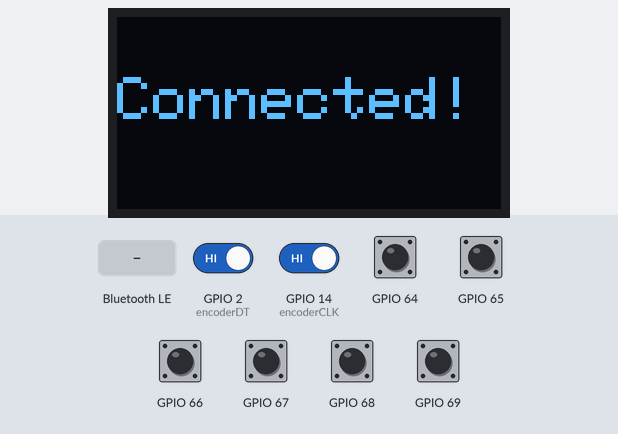
A sketch run on a simulated ESP32. On the bench: 128×64 one-colour display. The test bench sets the inputs (shaded band); at power-on: GPIO 2 (encoderDT), GPIO 14 (encoderCLK), GPIO 64–69 HIGH. The OLED is the two-colour kind (top 16 rows yellow); nothing arrives over Bluetooth unless stated; a phone connects over Bluetooth LE 3 s after start; what the sketch prints to the serial monitor is not drawn.

Above: at 3.7 s.
3.8 s: GPIO 69 pulled LOW for 1 s
At 5.3 s:
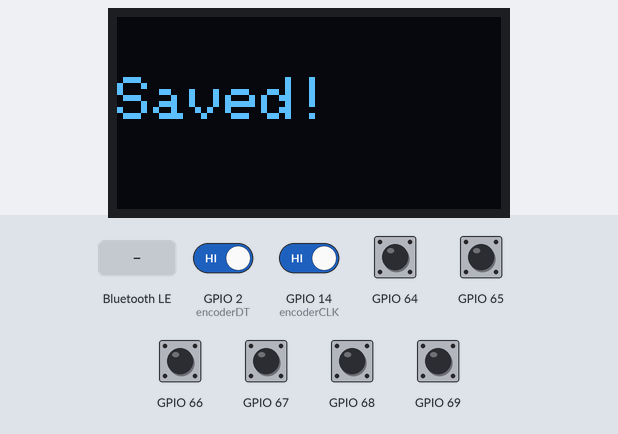
At 6.7 s:
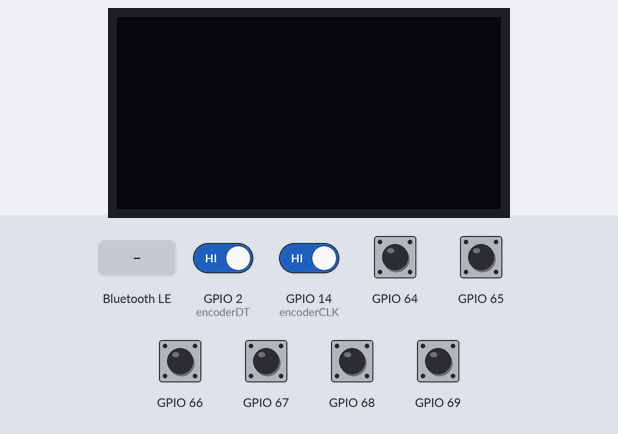
7.0 s: Bluetooth LE write "1" received
8.5 s: Bluetooth LE write "0" received
At 9.6 s:
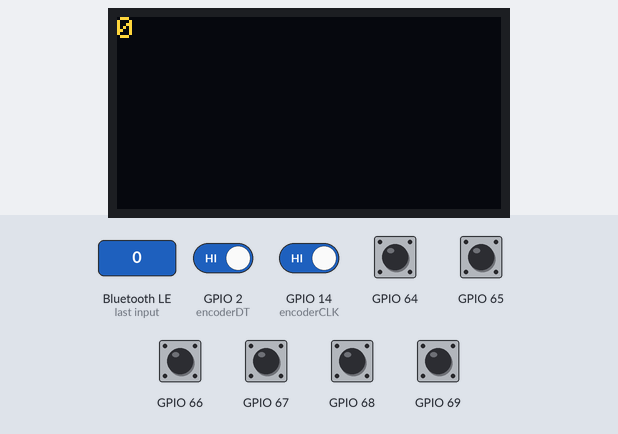
Timing chart, 0 to 11.5 s (numbered marks = the images above; inputs shaded):
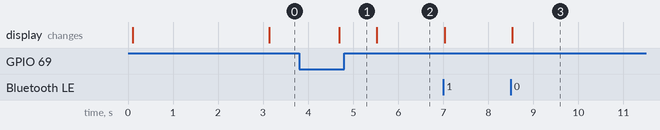

Measured:
- after the input at 3.8 s, the display: changes after 0.89 s (image 1)
- after the input at 8.5 s, the display: changes at once (image 3)

The sketch:

main_sketch.ino
```cpp
#include <Wire.h>
#include <Adafruit_GFX.h>
#include <Adafruit_SSD1306.h>
#include <BLEDevice.h>
#include <BLEServer.h>
#include <BLEUtils.h>
#include <BLE2902.h>
#include <PCF8574.h>

#define SCREEN_WIDTH 128
#define SCREEN_HEIGHT 64
Adafruit_SSD1306 display(SCREEN_WIDTH, SCREEN_HEIGHT, &Wire, -1);

PCF8574 pcf(0x20);

#define SERVICE_UUID        "4fafc201-1fb5-459e-8fcc-c5c9c331914b"
#define CHARACTERISTIC_UUID "beb5483e-36e1-4688-b7f5-ea07361b26a8"
#define DISPLAY_CHARACTERISTIC_UUID "a1b2c3d4-1234-5678-9abc-def012345678"

BLEServer* pServer = NULL;
BLECharacteristic* pCharacteristic = NULL;
BLECharacteristic* pDisplayCharacteristic = NULL;
bool deviceConnected = false;

const int encoderCLK = 14;
const int encoderDT = 2;

int lastEncoded = 0;
unsigned long lastButtonCheck = 0;

void showIdleMessage() {
    display.clearDisplay();
    display.setTextSize(1);
    display.setTextColor(SSD1306_WHITE);
    display.setCursor(0, 25);
    display.println("Not connected");
    display.display();
}

void showConnectedMessage() {
    display.clearDisplay();
    display.setTextSize(2);
    display.setTextColor(SSD1306_WHITE);
    display.setCursor(0, 20);
    display.println("Connected!");
    display.display();
}

void showSavedMessage() {
    display.clearDisplay();
    display.setTextSize(2);
    display.setTextColor(SSD1306_WHITE);
    display.setCursor(0, 20);
    display.println("Saved!");
    display.display();
    delay(800);
    display.clearDisplay();
    display.display();
}

void showReceivedText(String text) {
    display.clearDisplay();
    display.setTextSize(1);
    display.setTextColor(SSD1306_WHITE);
    display.setCursor(0, 0);
    display.println(text);
    display.display();
}

class ServerCallbacks : public BLEServerCallbacks {
    void onConnect(BLEServer* pServer) {
        deviceConnected = true;
        showConnectedMessage();
    }
    void onDisconnect(BLEServer* pServer) {
        deviceConnected = false;
        showIdleMessage();
    }
};

class DisplayCallbacks : public BLECharacteristicCallbacks {
    void onWrite(BLECharacteristic *pChar) {
        String value = pChar->getValue().c_str();
        showReceivedText(value);
    }
};

void setup() {
    Serial.begin(115200);

    Wire.begin(13, 15); // OLED SDA, SCL

    if (!display.begin(SSD1306_SWITCHCAPVCC, 0x3C)) {
        Serial.println("OLED init failed");
    }

    if (!pcf.begin()) {
        Serial.println("PCF8574 not found!");
    } else {
        Serial.println("PCF8574 OK");
    }
    pcf.pinMode(P0, INPUT_PULLUP); // Up
    pcf.pinMode(P1, INPUT_PULLUP); // Down
    pcf.pinMode(P2, INPUT_PULLUP); // Select
    pcf.pinMode(P3, INPUT_PULLUP); // Exit
    pcf.pinMode(P4, INPUT_PULLUP); // Encoder click
    pcf.pinMode(P5, INPUT_PULLUP); // Shutter

    pinMode(encoderCLK, INPUT_PULLUP);
    pinMode(encoderDT, INPUT_PULLUP);
    delay(50);
    int msb = digitalRead(encoderCLK);
    int lsb = digitalRead(encoderDT);
    lastEncoded = (msb << 1) | lsb;

    showIdleMessage();

    BLEDevice::init("CamStick");
    pServer = BLEDevice::createServer();
    pServer->setCallbacks(new ServerCallbacks());

    BLEService *pService = pServer->createService(SERVICE_UUID);

    pCharacteristic = pService->createCharacteristic(
                      CHARACTERISTIC_UUID,
                      BLECharacteristic::PROPERTY_READ | BLECharacteristic::PROPERTY_NOTIFY
                    );
    pCharacteristic->addDescriptor(new BLE2902());

    pDisplayCharacteristic = pService->createCharacteristic(
                      DISPLAY_CHARACTERISTIC_UUID,
                      BLECharacteristic::PROPERTY_WRITE
                    );
    pDisplayCharacteristic->setCallbacks(new DisplayCallbacks());

    pService->start();

    BLEAdvertising *pAdvertising = BLEDevice::getAdvertising();
    pAdvertising->addServiceUUID(SERVICE_UUID);
    pAdvertising->setScanResponse(false);
    pAdvertising->setMinPreferred(0x0);
    BLEDevice::startAdvertising();

    Serial.println("BLE advertising started");
}

void sendNav(String direction) {
    String payload = "nav:" + direction;
    pCharacteristic->setValue(payload.c_str());
    pCharacteristic->notify();
    Serial.println("Sent: " + payload);
}

void sendEncoderDelta(int delta) {
    String payload = "encoder_delta:" + String(delta);
    pCharacteristic->setValue(payload.c_str());
    pCharacteristic->notify();
    Serial.println("Sent: " + payload);
}

void sendSelect() {
    pCharacteristic->setValue("select:1");
    pCharacteristic->notify();
    Serial.println("Sent: select:1");
}

void sendExit() {
    pCharacteristic->setValue("exit:1");
    pCharacteristic->notify();
    Serial.println("Sent: exit:1");
}

void sendShutter() {
    pCharacteristic->setValue("shutter:1");
    pCharacteristic->notify();
    Serial.println("Sent: shutter:1");
}

void sendSave() {
    pCharacteristic->setValue("save:1");
    pCharacteristic->notify();
    Serial.println("Sent: save:1");
}

void readEncoder() {
    int msb = digitalRead(encoderCLK);
    int lsb = digitalRead(encoderDT);
    delayMicroseconds(50);
    int msb2 = digitalRead(encoderCLK);
    int lsb2 = digitalRead(encoderDT);

    if (msb != msb2 || lsb != lsb2) return; // bouncing, skip

    int encoded = (msb << 1) | lsb;
    int sum = (lastEncoded << 2) | encoded;

    if (sum == 0b1101 || sum == 0b0100 || sum == 0b0010 || sum == 0b1011) {
        sendEncoderDelta(-1);
    }
    if (sum == 0b1110 || sum == 0b0111 || sum == 0b0001 || sum == 0b1000) {
        sendEncoderDelta(1);
    }

    lastEncoded = encoded;
}

void checkButtons() {
    static bool lastUp = HIGH, lastDown = HIGH, lastSelect = HIGH, lastExit = HIGH, lastEncClick = HIGH, lastShutter = HIGH;
    static unsigned long shutterPressStart = 0;
    static bool longPressSent = false;

    bool up = pcf.digitalRead(P0) == LOW;
    if (up && lastUp == HIGH) sendNav("up");
    lastUp = up ? LOW : HIGH;

    bool down = pcf.digitalRead(P1) == LOW;
    if (down && lastDown == HIGH) sendNav("down");
    lastDown = down ? LOW : HIGH;

    bool select = pcf.digitalRead(P2) == LOW;
    if (select && lastSelect == HIGH) sendSelect();
    lastSelect = select ? LOW : HIGH;

    bool exitBtn = pcf.digitalRead(P3) == LOW;
    if (exitBtn && lastExit == HIGH) sendExit();
    lastExit = exitBtn ? LOW : HIGH;

    bool encClick = pcf.digitalRead(P4) == LOW;
    // reserved for future use
    lastEncClick = encClick ? LOW : HIGH;

    bool shutter = pcf.digitalRead(P5) == LOW;
    unsigned long now = millis();
    if (shutter && lastShutter == HIGH) {
        shutterPressStart = now;
        longPressSent = false;
    }
    if (shutter && !longPressSent && (now - shutterPressStart > 800)) {
        sendSave();
        showSavedMessage();
        longPressSent = true;
    }
    if (!shutter && lastShutter == LOW && !longPressSent) {
        sendShutter();
    }
    lastShutter = shutter ? LOW : HIGH;
}

void loop() {
    if (!deviceConnected) {
        delay(200);
        return;
    }

    readEncoder(); // every iteration, no delay

    unsigned long now = millis();
    if (now - lastButtonCheck > 50) {
        lastButtonCheck = now;
        checkButtons();
    }
}
```
